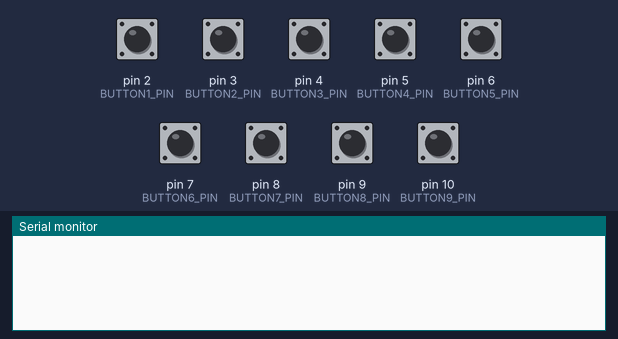
The sketch below on a simulated Arduino Uno, built with avr-gcc and run on an emulated ATmega328P. Shown: the last lines printed to the serial monitor. The test bench sets the inputs (shaded band); at power-on: pin 2 (BUTTON1_PIN), pin 3 (BUTTON2_PIN), pin 4 (BUTTON3_PIN), pin 5 (BUTTON4_PIN), pin 6 (BUTTON5_PIN), pin 7 (BUTTON6_PIN), pin 8 (BUTTON7_PIN), pin 9 (BUTTON8_PIN), pin 10 (BUTTON9_PIN) LOW.

Above: at 1.2 s.
1.3 s: pin 2 (BUTTON1_PIN) pulled HIGH for 0.15 s
At 2.6 s:
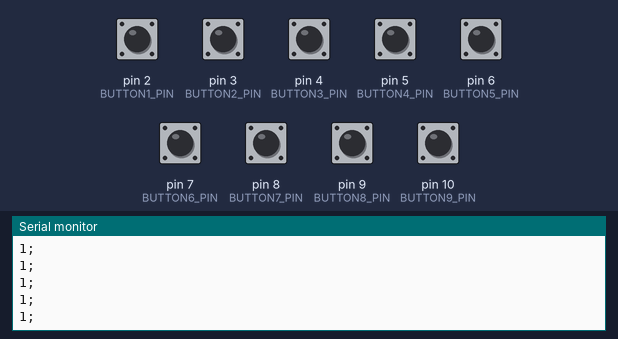
2.9 s: pin 3 (BUTTON2_PIN) pulled HIGH for 0.15 s
At 4.1 s:
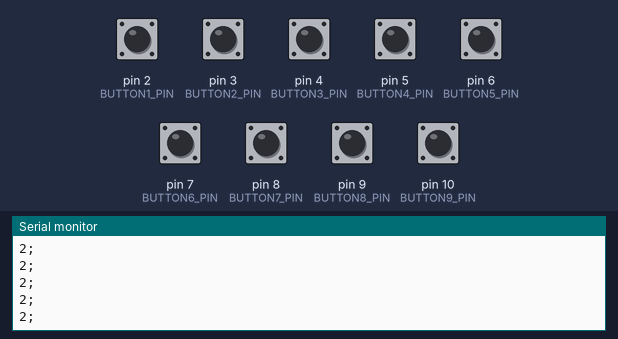
4.5 s: pin 4 (BUTTON3_PIN) pulled HIGH for 0.15 s
At 5.3 s:
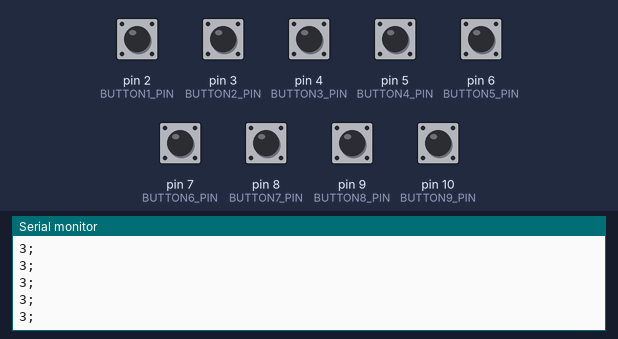
6.1 s: pin 5 (BUTTON4_PIN) pulled HIGH for 0.15 s
At 7.4 s:
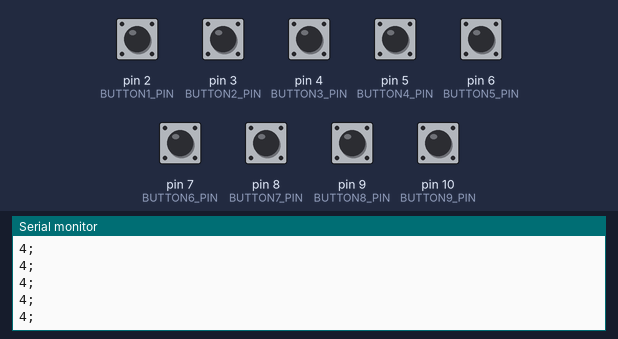
7.7 s: pin 6 (BUTTON5_PIN) pulled HIGH for 0.15 s
At 8.9 s:
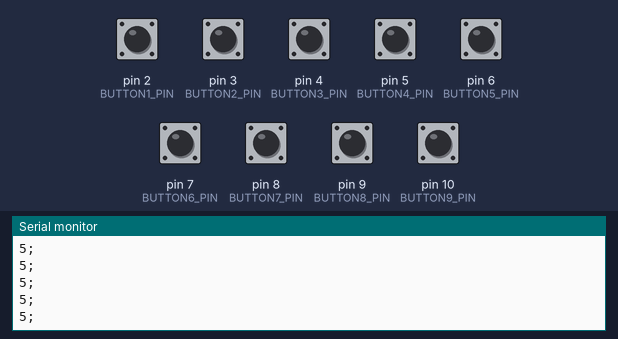
9.3 s: pin 7 (BUTTON6_PIN) pulled HIGH for 0.15 s
At 10.1 s:
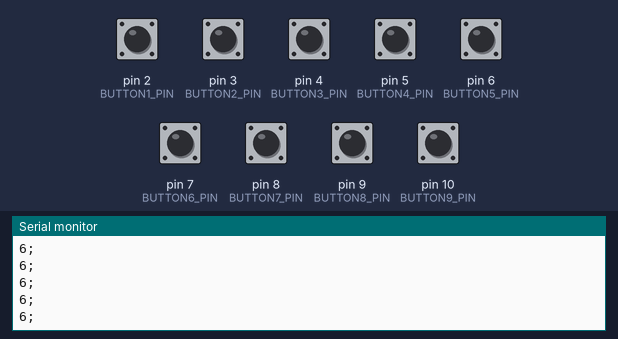
Timing chart, 0 to 11.9 s (numbered marks = the images above; inputs shaded):
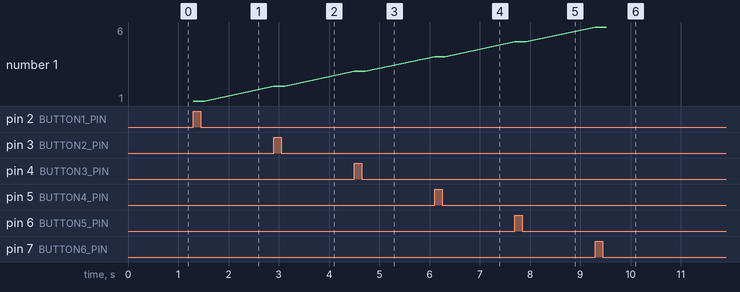

The sketch:

Arduino1.ino
```cpp
// (licence header left out)
#define BUTTON1_PIN 2
#define BUTTON2_PIN 3
#define BUTTON3_PIN 4
#define BUTTON4_PIN 5
#define BUTTON5_PIN 6
#define BUTTON6_PIN 7
#define BUTTON7_PIN 8
#define BUTTON8_PIN 9
#define BUTTON9_PIN 10

void setup() {
  Serial.begin(9600);

  pinMode(BUTTON1_PIN, INPUT); // bottone 1
  pinMode(BUTTON2_PIN, INPUT); // bottone 2
  pinMode(BUTTON3_PIN, INPUT); // bottone 3
   pinMode(BUTTON4_PIN, INPUT); // bottone 4
  pinMode(BUTTON5_PIN, INPUT); // bottone 5
  pinMode(BUTTON6_PIN, INPUT); // bottone 6
   pinMode(BUTTON7_PIN, INPUT); // bottone 7
  pinMode(BUTTON8_PIN, INPUT); // bottone 8
  pinMode(BUTTON9_PIN, INPUT); // bottone 9

}

void loop() {

  int buttonState = digitalRead (BUTTON1_PIN);
  int buttonState2 = digitalRead (BUTTON2_PIN);
  int buttonState3 = digitalRead (BUTTON3_PIN);
  int buttonState4 = digitalRead (BUTTON4_PIN);
  int buttonState5 = digitalRead (BUTTON5_PIN);
  int buttonState6 = digitalRead (BUTTON6_PIN);
  int buttonState7 = digitalRead (BUTTON7_PIN);
  int buttonState8 = digitalRead (BUTTON8_PIN);
  int buttonState9 = digitalRead (BUTTON9_PIN);

if (buttonState == HIGH) {
    Serial.println("1;");
  } else if (buttonState2 == HIGH) {
    Serial.println("2;");
  } else if (buttonState3 == HIGH) {
    Serial.println("3;");
}else if (buttonState4 == HIGH) {
    Serial.println("4;");
}else if (buttonState5 == HIGH) {
    Serial.println("5;");
}else if (buttonState6 == HIGH) {
    Serial.println("6;");
}else if (buttonState7 == HIGH) {
    Serial.println("7;");
}else if (buttonState8 == HIGH) {
    Serial.println("8;");
}else if (buttonState9 == HIGH) {
    Serial.println("9;");
}

}
```

Measured:
- after the input at 1.3 s, the serial monitor: prints a new line at once (image 1)
- after the input at 2.9 s, the serial monitor: prints a new line at once (image 2)
- after the input at 4.5 s, the serial monitor: prints a new line at once (image 3)
- after the input at 6.1 s, the serial monitor: prints a new line at once (image 4)
- after the input at 7.7 s, the serial monitor: prints a new line at once (image 5)
- after the input at 9.3 s, the serial monitor: prints a new line at once (image 6)
- plotted number 1: 1 → 2 after the input at 2.9 s, 2 → 3 after the input at 4.5 s, 3 → 4 after the input at 6.1 s, 4 → 5 after the input at 7.7 s, 5 → 6 after the input at 9.3 s
